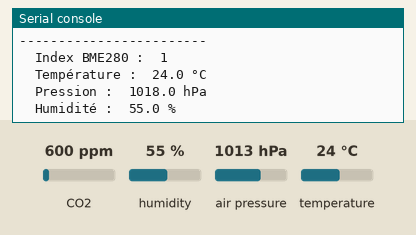
This program was run on a simulated Raspberry Pi Pico running MicroPython. Parts: the last lines printed to the serial console. Inputs (shaded band) come from the test bench; at power-on: CO2 600 ppm, humidity 55 %, air pressure 1013 hPa, temperature 24 °C. Library files of the repository ran but are not shown: BME280.py, SCD41.py.

Above: at 7.2 s.
7.3 s: CO2 set to 452 ppm
At 11.8 s:
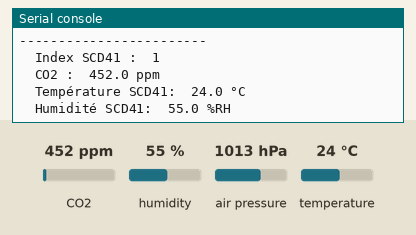
12.5 s: humidity set to 22 %
At 13.8 s:
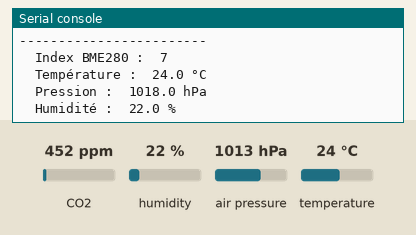
14.0 s: air pressure set to 952 hPa
At 14.8 s:
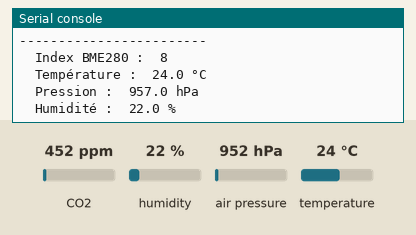
15.5 s: temperature set to 12 °C
At 16.9 s:
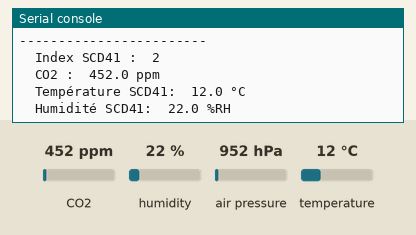
Timing chart, 0 to 18.0 s (numbered marks = the images above; inputs shaded):
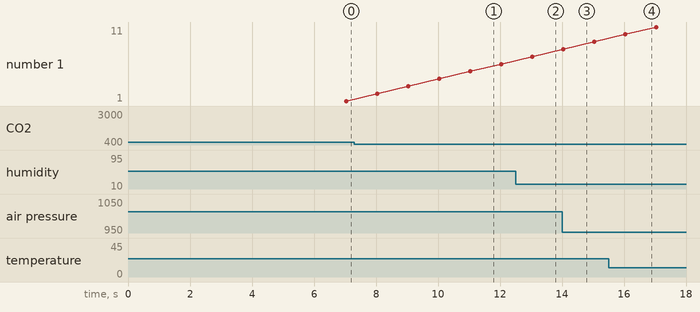

Measured:
- after the input at 7.3 s, the serial console: prints a new line after 3.8 s (image 1)
- after the input at 12.5 s, the serial console: prints a new line after 0.54 s (image 2)
- after the input at 14.0 s, the serial console: prints a new line at once (image 3)
- after the input at 15.5 s, the serial console: prints a new line after 0.54 s (image 4)

The program:

BME280_et_SCD41.py
```python
from machine import Pin, PWM, Timer
from ConfigMateriel_pico import*
from BME280 import *
from SCD41 import *

# --------------- Connection I2C ---------------
i2c = I2C(0, sda = SDA_pin, scl = SCL_pin, freq= Freq_i2c)
adr = i2c.scan ()
print ('Adresse peripherique I2C :', adr)

# --------------- BME280 ---------------
# Id du capteur BME280 : normalement 0x60 (soit 96 en décimal)
Id_BME280 = i2c.readfrom_mem(BME280_I2C_ADR, BME280_CHIP_ID_ADDR, 1)
print ('Valeur Id_BME280 : ', hex (Id_BME280[0]))

capteur_BME280 = BME280 (BME280_I2C_ADR, i2c)
capteur_BME280.Calibration_Param_Load()

#initialisation variable BME280
capteur_BME280.read_temp()

# --------------- SCD41 ---------------

capteur_SCD41 = SCD4X (i2c, SCD4X_DEFAULT_ADDR)
capteur_SCD41.stop_periodic_measurement()

# Acquérir le numéro de série du capteur SCD41
print("Serial number :", [hex(i) for i in capteur_SCD41.serial_number])

# Compensation mesure taux CO2 en fonction de la pression atmosphérique
capteur_SCD41.set_ambient_pressure(int(capteur_BME280.read_pression()))

# Mode de mesure périodique
capteur_SCD41.start_periodic_measurement()
time.sleep(5)

# --------------- Timer ---------------
Evenement1_flag = False
Evenement2_flag = False

_1s = const(1000) # Correspond à 1000 ms, soit 1s
_5s = const(5000) # Correspond à 5000 ms, soit 5s

# Fonction callbak
def Evenement1_callback (self):
    global Evenement1_flag
    Evenement1_flag = True
def Evenement2_callback (self):
    global Evenement2_flag
    Evenement2_flag = True

# Init des timers
Evenement1_timer = Timer()
Evenement2_timer = Timer()
Evenement1_timer.init(period = _1s, mode = Timer.PERIODIC, callback = Evenement1_callback)
Evenement2_timer.init(period = _5s, mode = Timer.PERIODIC,  callback = Evenement2_callback)

Index_evenement_1 = 1
Index_evenement_2 = 1

while True :
    # Gestion de l'événement 1
    if Evenement1_flag == True :
        # Traitement de l'événement 1
        print ('------------------------')
        print ("  Index BME280 : ", Index_evenement_1)
        temp = "  Température : {température: .1f} °C"
        print (temp.format(température = capteur_BME280.read_temp()))
        pres = "  Pression : {pression: .1f} hPa"
        print (pres.format(pression = capteur_BME280.read_pression()))
        humi = "  Humidité : {humidité: .1f} %"
        print (humi.format(humidité = capteur_BME280.read_humidity()))
        Evenement1_flag = False
        Index_evenement_1 += 1

    # Gestion de l'événement 2
    if Evenement2_flag == True :
        if capteur_SCD41.data_ready:
            # Traitement de l'événement 2
            print ('------------------------')
            print ("  Index SCD41 : ", Index_evenement_2)
            co2 = "  CO2 : {co2: .1f} ppm"
            print (co2.format(co2 = capteur_SCD41.CO2))
            temperature_SCD41 = "  Température SCD41: {temperature_SCD41: .1f} °C"
            print (temperature_SCD41.format(temperature_SCD41 = capteur_SCD41.temperature))
            humidity_SCD41 = "  Humidité SCD41: {humidity_SCD41: .1f} %RH"
            print (humidity_SCD41.format(humidity_SCD41 = capteur_SCD41.relative_humidity))
            Evenement2_flag = False
            Index_evenement_2 += 1
```
